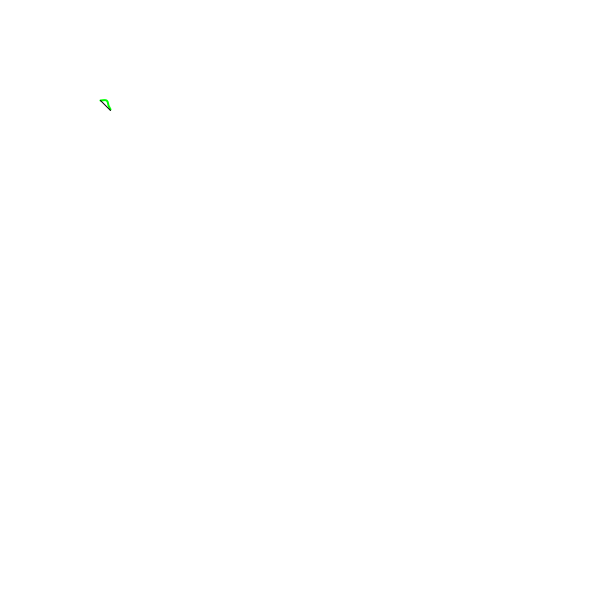
Frame 1 (no input)
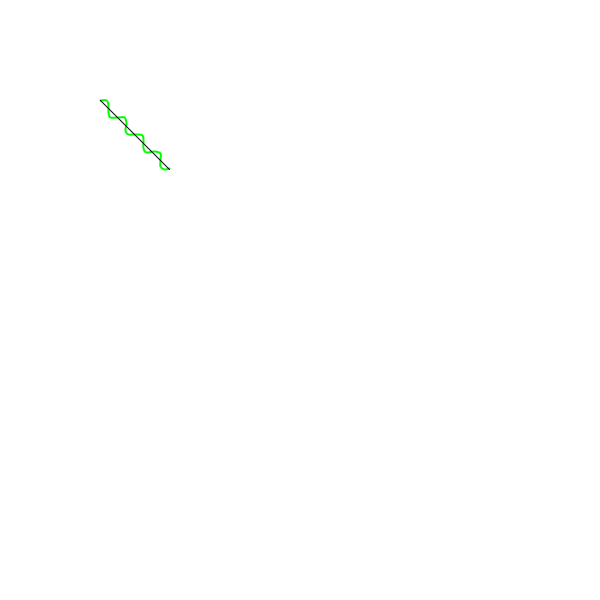
Frame 60 (the mouse pressed at the canvas centre just before this capture)
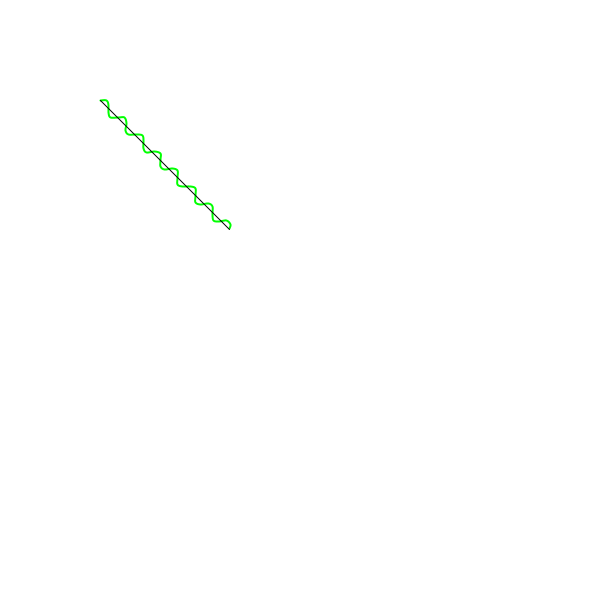
Frame 120 (the mouse held since frame 60 and released just before this capture)

The Processing sketch that drew these frames (run headless with seeded random() and noise(); from frame 60 on, the mouse is pressed at the canvas centre):

// Processing sketch: Project_6
// ── Project_6.pde
Ball ball;
Paddle paddleW;
Paddle paddleA;
Paddle paddleS;
Paddle paddleD;

boolean collision;
boolean startscreen = false;

Point oop = new Point(100, 100);
Point hoop = new Point(110, 110);

Line rope = new Line(oop, hoop);

void sinLine(Line l) {
	float tlength = lineLength(l.start, l.end);
	float tangle = lineAngle(l);
	float wax;
	float way;

	println(tlength, tangle);

	push();
		translate(l.start.x, l.start.y);
		rotate(-1 * tangle);
		
		
		noFill();
		stroke(0, 255, 0);
		strokeWeight(2);

		beginShape();
		vertex(0, 0);
		curveVertex(0, 0);
			for (int i = 0; i <= tlength ; i += 5) {
				wax = i;
				way = 5 * sin(i);
				curveVertex(wax, way);
				//println(wax, way);
			}
			curveVertex(tlength, 0);
		curveVertex(tlength, 0);
		vertex(tlength, 0);
		endShape();
	pop();
}

void setup() {
    size(600, 600);
    paddleW = new Paddle('w');
    paddleA = new Paddle('a');
    paddleS = new Paddle('s');
    paddleD = new Paddle('d');

	key = ' ';
    
		// paddleW.update();  // Update top paddle
		// paddleA.update();  // Update left paddle
		// paddleS.update();  // Update bottom paddle
		// paddleD.update();  // Update right paddle

    ball = new Ball();
    // noCursor();
    //surface.setResizable(true);
}

void draw() {
    background(255, 255, 255);

	sinLine(rope);


	beginShape();
	vertex(rope.start.x, rope.start.y);
	vertex(rope.end.x, rope.end.y);
	endShape();


	rope.end.y++;
	rope.end.x++;
	// draw_sin();
	

	/*
	if (key == 'w') {
		paddleW.active = true;
		paddleA.active = false;
		paddleS.active = false;
		paddleD.active = false;
		paddleW.update();  // Update top paddle
	}
	else if (key == 'a') {
		paddleA.active = true;
		paddleW.active = false;
		paddleS.active = false;
		paddleD.active = false;
		paddleA.update();  // Update left paddle
	}
	else if (key == 's') {
		paddleS.active = true;
		paddleW.active = false;
		paddleA.active = false;
		paddleD.active = false;
		paddleS.update();  // Update bottom paddle
	}
	else if (key == 'd') {
		paddleD.active = true;
		paddleW.active = false;
		paddleA.active = false;
		paddleS.active = false;
		paddleD.update();  // Update right paddle
	}
	else if (key == ' ') {
		paddleW.active = true;
		paddleA.active = true;
		paddleS.active = true;
		paddleD.active = true;
		paddleW.update();  // Update top paddle
		paddleA.update();  // Update left paddle
		paddleS.update();  // Update bottom paddle
		paddleD.update();  // Update right paddle
	}
	else {
		paddleD.active = true;
		paddleW.active = false;
		paddleA.active = false;
		paddleS.active = false;
		paddleD.update();  // Update right paddle
	}
    
    paddleW.display();  // Draw top paddle    
    paddleA.display();  // Draw left paddle    
    paddleS.display();  // Draw bottom paddle    
    paddleD.display();  // Draw right paddle    

    ball.update();  // Update ball
    ball.display();  // Draw ball
    
    //Set variable to true if shapes are overlapping, false if not
    collision = hitPaddle(paddleW, ball);
	collision = hitPaddle(paddleA, ball);
	collision = hitPaddle(paddleS, ball);
	collision = hitPaddle(paddleD, ball);

    if (collision == true) {
        println("boop");
	}
	*/
}


// BUGGY - fix for horizontal paddles - probably something w lack of py member variable
boolean hitPaddle(Paddle p, Ball b) {
    
    float circleDistanceX = abs(b.x - p.x - p.w / 2);
    float circleDistanceY = abs(b.y - p.y - p.h / 2);
    
    if(circleDistanceX > (p.w / 2 + b.radius)) { 
		return false; 
	}
    if(circleDistanceY > (p.h / 2 + b.radius)) { 
		return false; 
	}
    if(circleDistanceX <= p.w / 2) { 
		ball.hit(p);
		return true; 
	}
    if(circleDistanceY <= p.h / 2) { 
		ball.hit(p);
		return true; 
	}
    
    float cornerDistance = pow(circleDistanceX - p.w / 2, 2) + pow(circleDistanceY - p.h / 2, 2);
    if(cornerDistance <= pow(b.radius, 2)) {
		ball.hit(p);
		return true; 
	} 
	else {
		return false;
	}
}

// ── Ball.pde
class Ball {
    float x;  // X-coordinate of the ball
    float px; // Prior x-coordinate
    float y;  // Y-coordinate of the ball
    float diameter = 5;  // Diameter of the ball
    float radius = diameter / 2;  // Radius of the ball
    float speedX = random(3, 5);  // Speed along the x-axis
    float speedY = random( - 2, 2);  // Speed along the y-axis
    
    Ball() {
        x = width / 2;
        y = height / 2;
    }
    
    //Change ball position
    void update() {
        px =x;
        
        // Update ball coordinates
        x = x + speedX;
        y = y + speedY;
        
        // Reset position if ball leaves the screen
        if (  ( (x > width + radius) || (x < radius) ) || ( (y > height + radius) || (y < radius) )  ) {
            speedX = speedX * - 1;
            x = width / 2;
            y = height / 2;
            speedX = 2;
            speedY = 2;
        }
        
        // // If ball hits the left edge, change direction of X
        // if (x < radius) {
        //     x = radius;
        //     speedX= speedX * - 1;
        // } 
        
        // // If ball hits top or bottom, change direction of Y  
        // if (y > height - radius) {
        //     y = height - radius;
        //     speedY= speedY * - 1;
        // } 
		// else if (y < radius) {
        //     y = radius;
        //     speedY= speedY * - 1;
        // }
    }
    
    //Draw ball to the display window
    void display() {
        fill(0);
        noStroke();
        ellipse(x, y, diameter, diameter);
    }
    
    //Change ball direction when paddle is hit
    //and bump it back to the edge of the paddle
    void hit(Paddle p) {
		if (p.direct) {
			speedX = speedX * - 1;
			// Align the ball with the paddle
			if (speedX < 0) {
				x =  p.x - radius;
			} else {
				x = p.x + p.w + radius; 
			}
		}
		else {
			speedY = speedY * - 1;
			// Align the ball with the paddle
			if (speedY < 0) {
				y =  p.y - radius;
			} else {
				y = p.y + p.h + radius; 
			}
		}

    }
    
}


// ── Bubble.pde
public class Bubble {
    float x;
    float y;
    float radius = 0;
    color tcolor;


    color red = #FF0000;
    color green = #00FF00;
    color blue = #0000FF;
    color cyan = #00FFFF;
    color magenta = #FF00FF;
    color yellow = #FFE800;
    color key = #000000;


    public Bubble (float xin, float yin, float cin) {
        x = xin;
        y = yin;
        if (cin == 'w') {
            tcolor = cyan;
        }
        else if (cin == 'a') {
            tcolor = magenta;
        }
        else if (cin == 's') {
            tcolor = blue;
        }
        else {
            tcolor = yellow;
        }
    }

    public void render() {
        push();
            stroke(tcolor);
            noFill();
            circle(x, y, radius);
            radius++;
        pop();
    }
}

// ── Paddle.pde
class Paddle {
    
    float x;  // X-coordinate of the paddle
    float y;  // Y-coordinate of the paddle
	float dim_s = 5;
	float dim_l = 100;
    float w = 5;  // Width of the paddle
    float h = 100;  // Height of the paddle

    boolean direct = false; // false is horizontal true is vertical
	boolean active = false; // highlight color toggle

	color highlight = #00FF00;

	char side;
    
    Paddle() {
        x = width - w * 2;
        y = height / 2;
	}
    
    Paddle(char sidein) {
		if (sidein == 'w') {
			side = sidein;
			direct = false;
		}
		else if (sidein == 'a') {
			side = sidein;
			direct = true;
		}
		else if (sidein == 's') {
			side = sidein;
			direct = false;
		}
		else {
			side = 'd';
			direct = true;
		}
		// movement direction
		if (direct) {
			w = dim_s;
			h = dim_l;
			x = width - dim_s * 2;
        	y = height / 2 - dim_l / 2;
		}
		else {
			w = dim_l;
			h = dim_s;
			x = width / 2 - dim_s / 2;
        	y = height - dim_l * 2;
		}
	}
    
	
    //Change paddle position with cursor
    void update() {
		// position
		if (direct) { // vertical
			if (side == 'a') { // left
				x = dim_s;
				y = mouseY - h / 2 - dim_l / 2;
				y = constrain(y, 0, height - h);
			}
			else if (side == 'd') { // right
				x = width - dim_s * 2;
				y = mouseY - h / 2 - dim_l / 2;
				y = constrain(y, 0, height - h);
			}
		}
		else { // horizontal
			if (side == 's') { // bottom
				y = height - 2 * dim_s;
				x = mouseX - w / 2;
        		x = constrain(x, 0, width - w);
			}
			else if (side == 'w') { // top
				y = dim_s;
				x = mouseX - w / 2;
        		x = constrain(x, 0, width - w);
			}
		}
	}
    
    //Draw paddle to the display window
    void display() {
        // color
		if (active) {
			fill(highlight);
		}
		else {
			fill(#000000);
		}
        noStroke();
        rect(x, y, w, h);
	}
    
}

// ── sine.pde
class Point {
    float x;
    float y;

    Point(float xin, float yin) {
        this.x = xin;
        this.y = yin;
    }
}

class Line {
    Point start;
    Point end;

    Line(Point sin, Point ein) {
        start = sin;
        end = ein;
    }

    void draw_line() {
        line(start.x, start.y, end.x, end.y);
    }
}

float lineLength(Point i, Point j) {
	float a;
	float b;
	float c;
	if (i.x >= j.x) {
		b = i.x - j.x;

		if (i.y >= j.y) {
			a = i.y - j.y;
		}
		else {
			a = j.y - i.y;
		}
	}
	else {
		b = j.x - i.x;

		if (i.y >= j.y) {
			a = i.y - j.y;
		}
		else {
			a = j.y - i.y;
		}
	}
	c = sqrt(sq(a)+sq(b));
	// println("diagdist is", str(c));
	return c;
}

float lineLength(Line l) {
    float a;
	float b;
	float c;
	if (l.start.x >= l.end.x) {
		b = l.start.x - l.end.x;

		if (l.start.y >= l.end.y) {
			a = l.start.y - l.end.y;
		}
		else {
			a = l.end.y - l.start.y;
		}
	}
	else {
		b = l.end.x - l.start.x;

		if (l.start.y >= l.end.y) {
			a = l.start.y - l.end.y;
		}
		else {
			a = l.end.y - l.start.y;
		}
	}
	c = sqrt(sq(a)+sq(b));
	// println("diagdist is", str(c));
	return c;
}

float lineAngle(Point i, Point j) {
	float a = i.y - j.y;
	float b = i.x - j.x;
	float c = lineLength(i, j);

	float alpha = asin(a / c);

	// println( "the angle is", alpha);
	return alpha;
}

float lineAngle(Line l) {
	float a = l.start.y - l.end.y;
	float b = l.start.x - l.end.x;
	float c = lineLength(l);

	float alpha = asin(a / c);

	// println( "the angle isss", alpha);
	return alpha;
}




float sinx = 0;
float siny = height / 2;

void draw_sin(Point start, Point end) {
    
    float tx = sinx;
    float ty = siny;

    circle(tx, ty, 2);

    sinx++;
    siny = siny + 5* sin(sinx);
}
